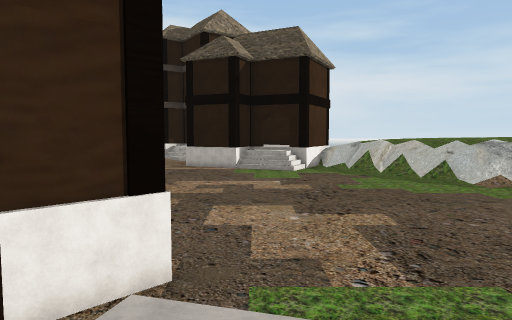
[1] (above)

24 first-person views from a walk through a 3-D level made in the Unity game engine. The camera is 1.5 m above the floor, tilts 4° down and sees 70° across. The floor is counted in squares, 2 m on a side. Each view is taken from the middle of a square. On the plan, view 1 faces up. The plan holds only what a view shows up to about 11 squares ahead; the rest is blank. The place goes on beyond the plan. Some surface patterns are stand-ins.

[2]
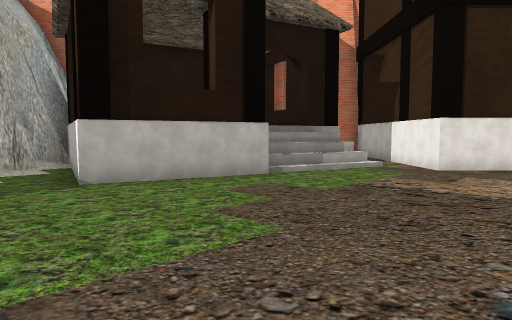

[3]
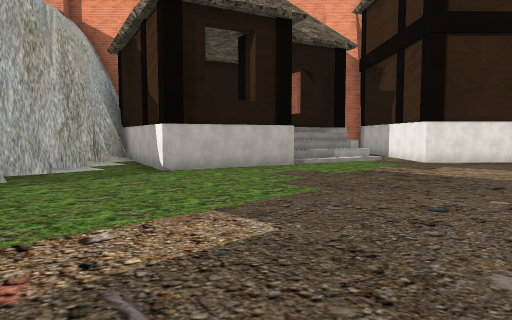

[4]
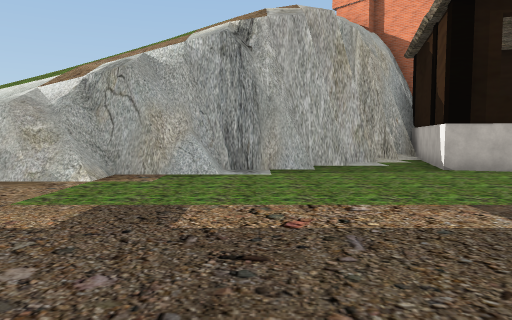

[5]
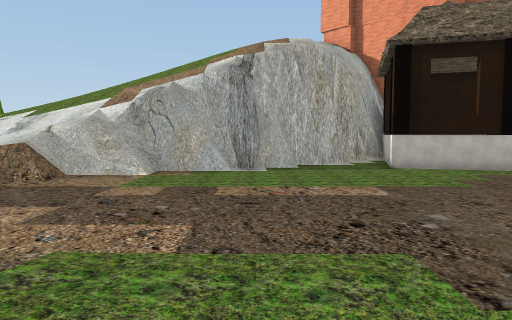

[6]
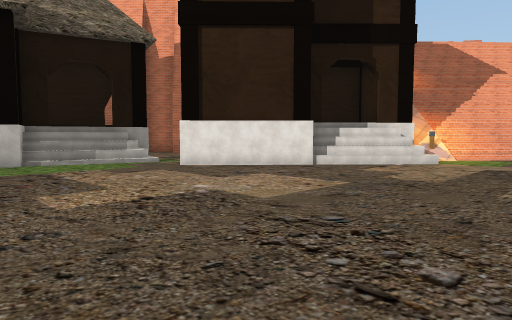

[7]
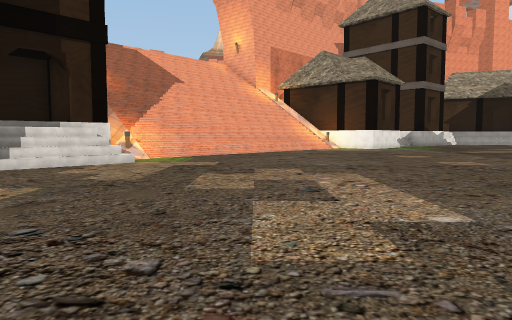

[8]
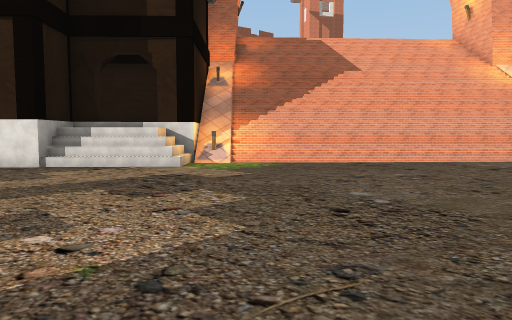

[9]
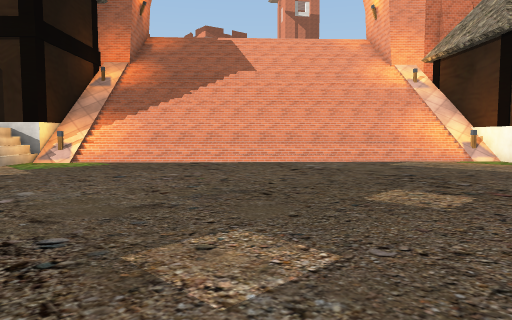

[10]
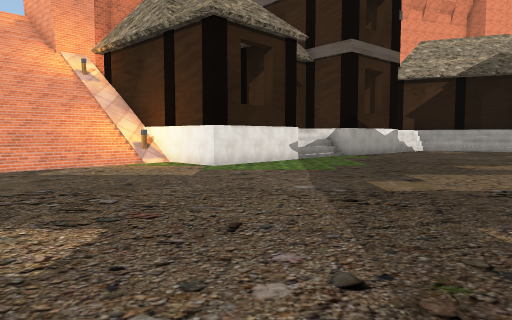

[11]
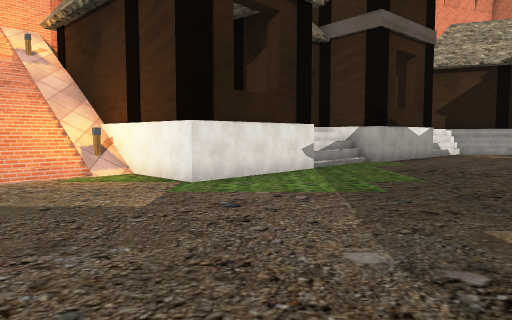

[12]
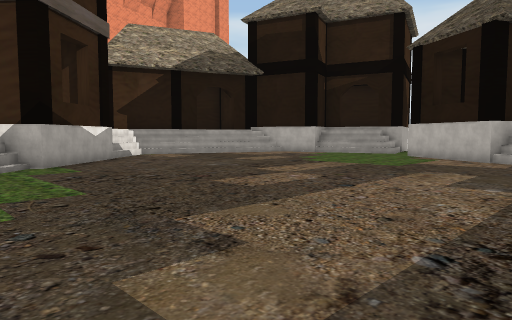

[13]
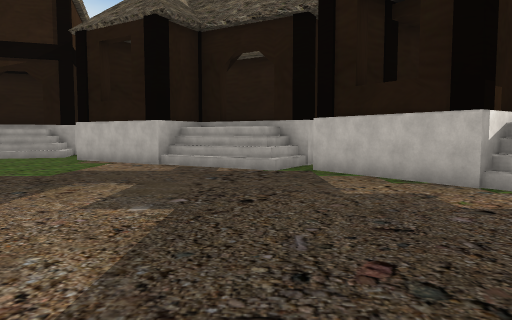

[14]
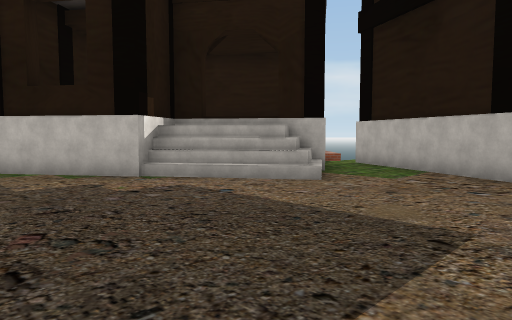

[15]
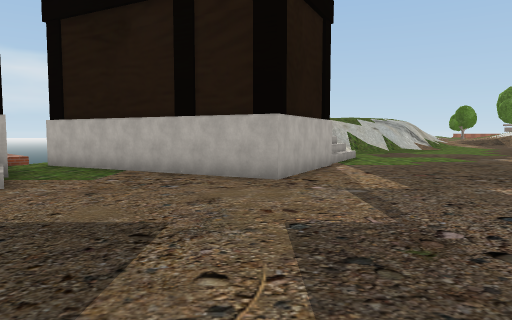

[16]
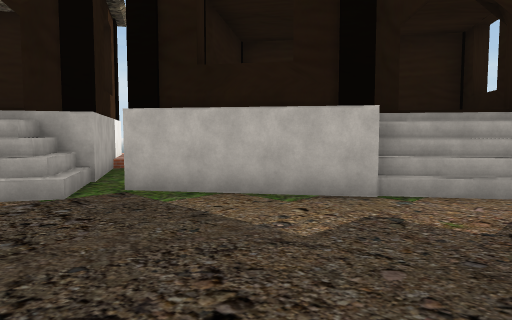

[17]
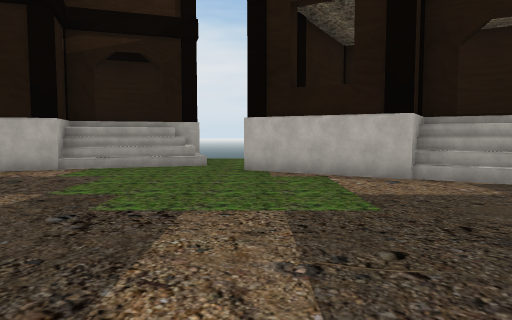

[18]
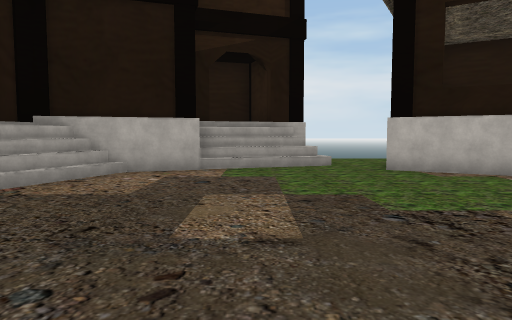

[19]
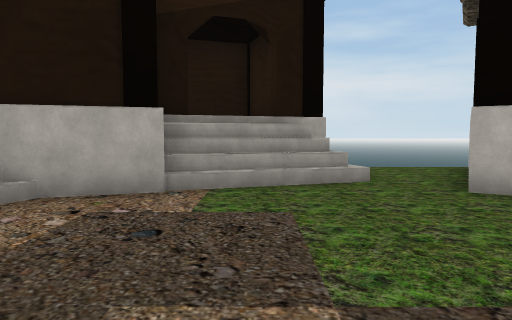

[20]
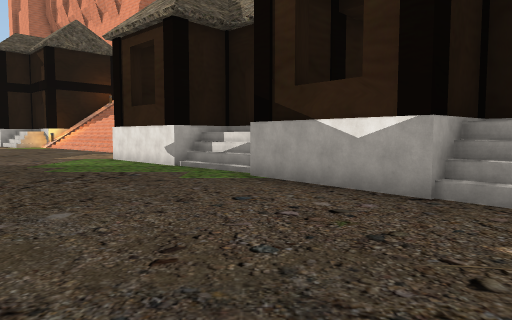

[21]
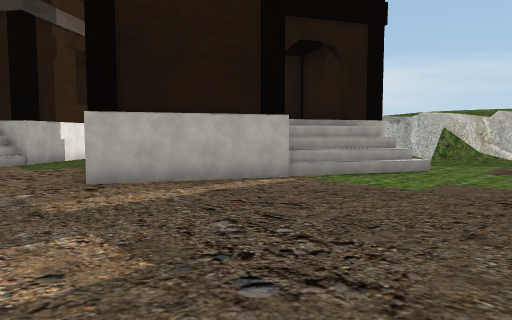

[22]
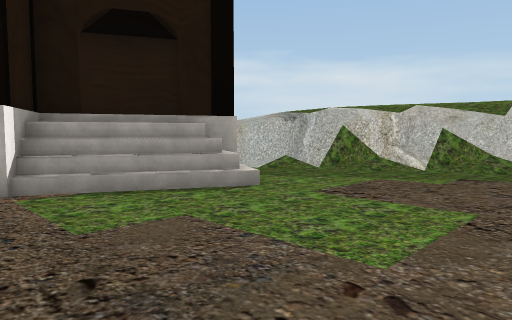

[23]
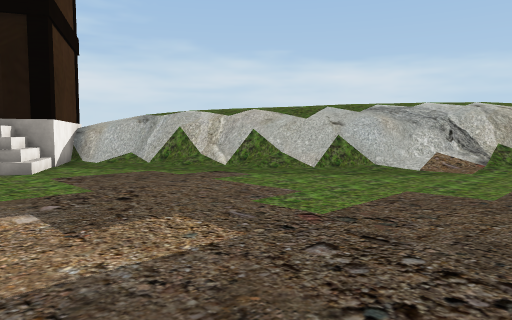

[24]
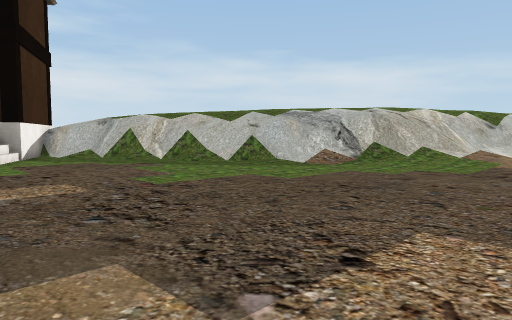

### Floor plan
Key: @ floor where view 1 was taken; # wall or solid block; . main floor; + floor 2.25 m higher than the main floor; * floor 3 m higher than the main floor; / step, stairs or slope; = window, fence, low wall or low ledge; v drop or lower ground; O other object.
Columns run from 21 left of view 1 to 13 right of it. Each row starts with its distance up from view 1.
 39  OOO
 38  O O     O
 37         OOO
 36     O...O  OO
 35  O   ..OO    OO
 34  O  //.O      O
 33  O//..OO OO  OO  O
 32 OO.....OOO   O.OOO
 31 ........./  O.OO
 30 ..........///OO
 29 .............O
 28  .............OOO
 27 ..............O    OO
 26 .............../ OOOO
 25 O...............//..O
 24 O..................O   OO
 23  O................OO     O
 22 OOO...............O      O
 21 OO /.............OO     O#/+
 20     OO............OOO  OO.#++
 19   OOOOO.............O/ /..#/++
 18       O...............//...#/+
 17      OO....................///*
 16     OO......................=/**
 15    OO#=.....................=//*
 14     ###=.....................=/+*
 13       ###..................../=/+*
 12         #=#.................../=//
 11         ###....................///
 10           ##=....................//
  9            ##=.....................
  8             ##O//.................
  7              OO  /.................
  6                  OOO...............
  5                 OO O...............
  4                    OO..............
  3                   OO............./#
  2                  OO   /OOO.....###/
  1                    OO OO OO..###v//
  0                    O @ O  O.##v////
 -1                          O ##//////
 -2                          O##//////
 -3                          ##/
 -4                         O#v

Positions as (right, up) in squares from view 1, and headings:
1: (0, 0), facing up
2: (7, 7), facing down-left
3: (9, 8), facing down-left
4: (9, 9), facing down
5: (9, 12), facing down
6: (4, 12), facing down-left
7: (4, 12), facing left
8: (-1, 16), facing down-left
9: (-4, 19), facing down-left
10: (-6, 19), facing left
11: (-9, 19), facing left
12: (-10, 20), facing up-left
13: (-10, 22), facing up
14: (-10, 21), facing up-right
15: (-10, 21), facing right
16: (-11, 25), facing up-right
17: (-15, 25), facing up
18: (-18, 25), facing up
19: (-18, 28), facing up
20: (-19, 29), facing down
21: (-6, 15), facing up-right
22: (-2, 14), facing up-right
23: (0, 10), facing up-right
24: (0, 7), facing up-right
